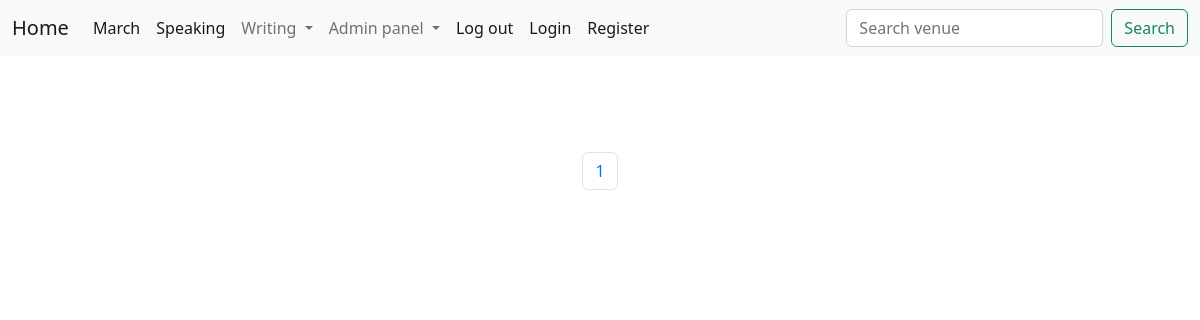
The page /speakingpart2/ on the database as committed earlier.
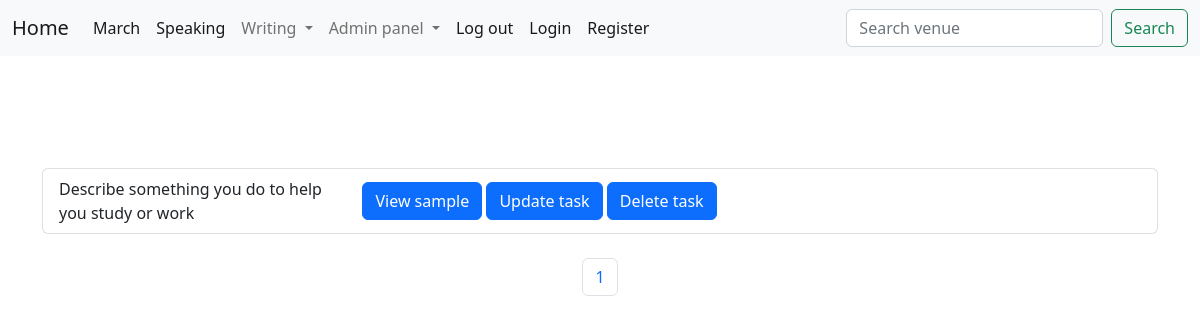
The same page on the database as committed later.
### ielts/models.py (models this page shows, shortened)
class SpeakingPart2(models.Model):
    question = models.CharField(max_length=255)
    text = RichTextField(blank=True, null=True)

### ielts/views.py (the view)
# urls.py: path('speakingpart2/', SpeakingPart2Questions, name='speakingpart2'),
def SpeakingPart2Questions(request):
    listtask = SpeakingPart2.objects.all
    p = Paginator(SpeakingPart2.objects.all(), 2)
    page = request.GET.get('page')
    tasks = p.get_page(page)
    nums = "a" * tasks.paginator.num_pages
    return render(request, 'speaking/part2/part2questionslist.html',
                  {"listtask": listtask,
                   "tasks": tasks,
                   "nums": nums,
                   }
                  )

### ielts/templates/speaking/part2/part2questionslist.html (shortened to what this page needs)
{% extends "base.html" %}
{% block content %}
<br/>
<br/>
<br/>
{% for i in tasks %}
<ul class="list-group">
    <li class="list-group-item d-flex justify-content-between align-items-center">
        {{i.question}}
       <div class="container"> <button type="button" class="btn btn-primary"><a class="dropdown-item" aria-current="page" href="{% url 'speakingpart2show' i.id %}">View sample</a></button>
        <button type="button" class="btn btn-primary"><a class="dropdown-item" aria-current="page" href="#">Update task</a></button>
        <button type="button" class="btn btn-primary"><a class="dropdown-item" aria-current="page" href="#">Delete task</a></button>
    </div>
    </li>
</ul><br/>
{% endfor %}
<nav aria-label="Page navigation example">
    <ul class="pagination  justify-content-center">
{% for i in nums %}
    <li class="page-item"><a class="page-link"  href="?page={{forloop.counter}}">{{forloop.counter}}</a></li>
{% endfor %}
</ul>
</nav>
{% endblock %}

Rows that differ between the two databases and show on the page:
added SpeakingPart2: question "Describe something you do to help you study or work"
